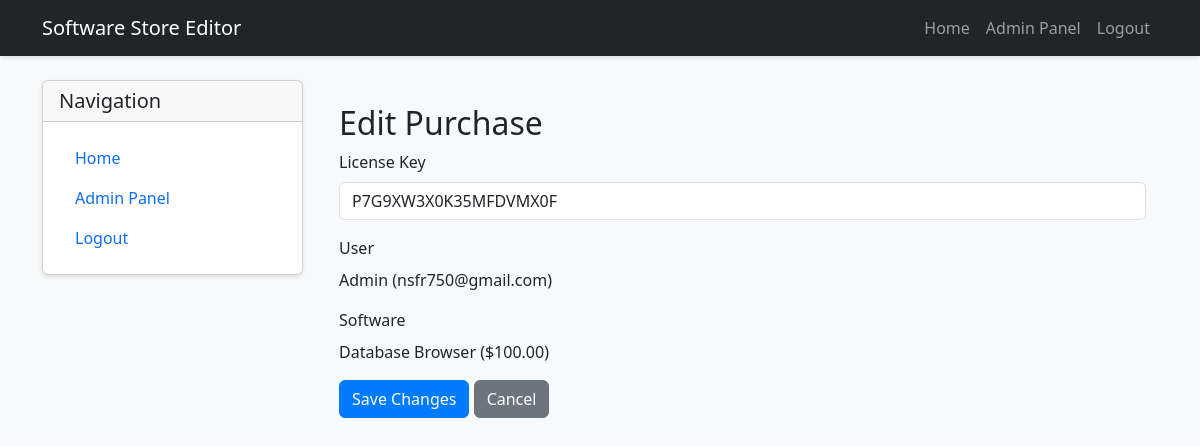
The page /purchase/3/edit (signed in) on the database its author committed.
### software_store_app/models.py (models this page shows)
class Purchase(db.Model):
    id = db.Column(db.Integer, primary_key=True)
    user_id = db.Column(db.Integer, db.ForeignKey('user.id'), nullable=False)
    software_id = db.Column(db.Integer, db.ForeignKey('software.id'), nullable=False)
    purchase_date = db.Column(db.DateTime, default=datetime.utcnow)
    license_key = db.Column(db.String(100), nullable=False)

class User(UserMixin, db.Model):
    id = db.Column(db.Integer, primary_key=True)
    username = db.Column(db.String(80), unique=True, nullable=False)
    email = db.Column(db.String(120), unique=True, nullable=False)
    password_hash = db.Column(db.String(128))
    is_admin = db.Column(db.Boolean, default=False)
    purchases = db.relationship('Purchase', backref='user', lazy=True)

class Software(db.Model):
    id = db.Column(db.Integer, primary_key=True)
    name = db.Column(db.String(100), nullable=False)
    description = db.Column(db.Text, nullable=False)
    price = db.Column(db.Float, nullable=False)
    image_url = db.Column(db.String(200))
    license_key = db.Column(db.String(100), unique=True, nullable=False)
    created_at = db.Column(db.DateTime, default=datetime.utcnow)
    purchases = db.relationship('Purchase', backref='software', lazy=True)

### software_store_app/editor.py (the view, shortened to what this page needs)
@app.route('/purchase/<int:purchase_id>/edit', methods=['GET', 'POST'])
@login_required
def edit_purchase(purchase_id):
    purchase = Purchase.query.get_or_404(purchase_id)
    return render_template('editor/edit_purchase.html', purchase=purchase)

### software_store_app/editor.py (called while the page is built)
@login_manager.user_loader
def load_user(user_id):
    return LocalUser.query.get(int(user_id))

### software_store_app/templates/editor/edit_purchase.html (shortened to what this page needs)
{% extends "editor/base.html" %}
{% block editor_content %}
<div class="container mt-4">
    <h2>Edit Purchase</h2>
    <form method="POST">
        <div class="mb-3">
            <label for="license_key" class="form-label">License Key</label>
            <input type="text" class="form-control" id="license_key" name="license_key" value="{{ purchase.license_key }}" required>
        </div>
        <div class="mb-3">
            <label for="user" class="form-label">User</label>
            <p>{{ purchase.user.username }} ({{ purchase.user.email }})</p>
        </div>
        <div class="mb-3">
            <label for="software" class="form-label">Software</label>
            <p>{{ purchase.software.name }} (${{ "%.2f"|format(purchase.software.price) }})</p>
        </div>
        <button type="submit" class="btn btn-primary">Save Changes</button>
        <a href="{{ url_for('editor') }}" class="btn btn-secondary">Cancel</a>
    </form>
</div>
{% endblock %}

### software_store_app/static/style.css (style rules this page uses)
body { background-color: #f8f9fa; }
.btn-primary { background-color: #007bff; border-color: #007bff; }

### rows shown on the page
Purchase: license_key "P7G9XW3X0K35MFDVMX0F"
User: user.username "Admin", user.email "nsfr750@gmail.com"
Software: software.name "Database Browser", software.price "100.00"
